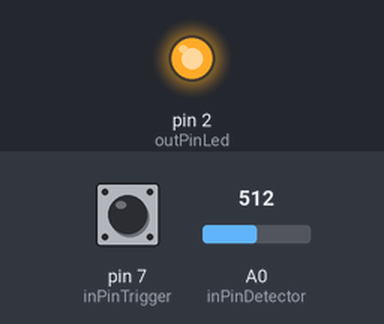
The sketch below on a simulated Arduino Uno, built with avr-gcc and run on an emulated ATmega328P. Shown: output pins drawn as LEDs (lit = HIGH). The inputs (shaded band) are chosen by the test bench; at power-on: pin 7 (inPinTrigger) HIGH, A0 (inPinDetector) = 512. What the sketch prints to the serial monitor is not drawn.

Above: at 1.2 s.
1.3 s: pin 7 (inPinTrigger) pulled LOW for 0.15 s
Timing chart, 0 to 4.3 s (numbered marks = the images above; inputs shaded):
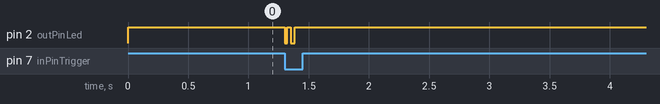

Measured:
- after the input at 1.3 s, pin 2 (outPinLed): alternates HIGH for 0.03 s and LOW for 0.03 s, 4 changes in all, then stays HIGH, starting at once

The sketch:

zapper.ino
```cpp
const int outPinLed = 2;
const int inPinTrigger = 7;
const int inPinDetector = A0;

int triggerPressed = 0;
int detectorValue = 1023;

void setup() {
  // put your setup code here, to run once:
  Serial.begin(9600);

  pinMode(outPinLed, OUTPUT);
  digitalWrite(outPinLed, LOW);

  pinMode(inPinTrigger, INPUT_PULLUP);
}

void loop() {
  int triggerPrev = triggerPressed;
  triggerPressed = digitalRead(inPinTrigger);
  if (triggerPressed != triggerPrev) {
    Serial.print("Trigger state changed: ");
    Serial.println(triggerPressed);
    if (triggerPressed == LOW) {
      readDetector();
      digitalWrite(outPinLed, LOW);
      delay(15);
      readDetector();
      digitalWrite(outPinLed, HIGH);
      delay(15);
      readDetector();
      digitalWrite(outPinLed, LOW);
      delay(15);
      readDetector();

    }
  }
  digitalWrite(outPinLed, HIGH);

  /*
  if (triggerPressed == LOW) {
    int detectorPrev = detectorValue;
    detectorValue = analogRead(inPinDetector);
    Serial.print("     Detector: ");
    Serial.print(detectorValue);
    Serial.print("   diff=");
    Serial.println(detectorValue - detectorPrev);
  }
  int ledState = !triggerPressed ? HIGH : LOW;
  digitalWrite(outPinLed, ledState);
*/

}

void readDetector() {
  int detectorPrev = detectorValue;
  detectorValue = analogRead(inPinDetector);
  Serial.print("     Detector: ");
  Serial.print(detectorValue);
  Serial.print("   diff=");
  Serial.println(detectorValue - detectorPrev);

}
```
